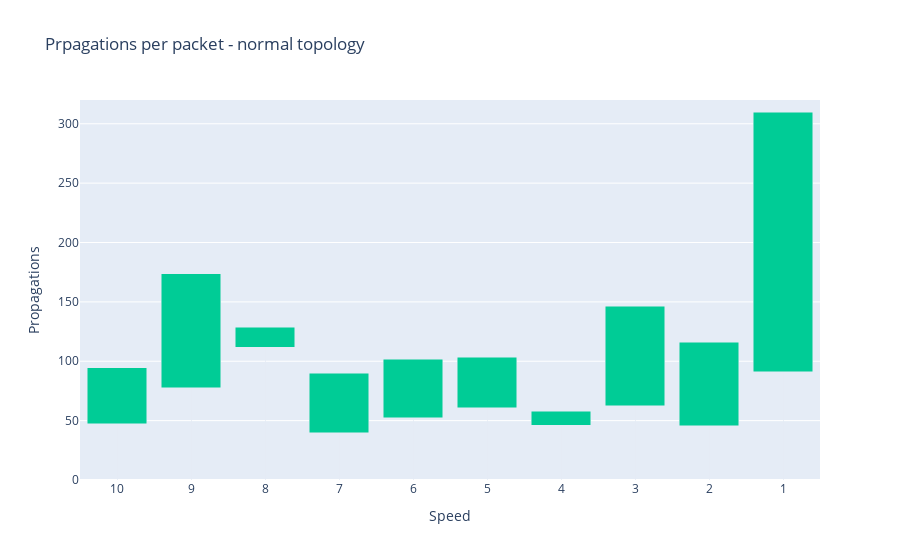

Source (notebook cell):
### Code cell
fig = get_propagations_per_packet_bar_chart('normal', title='Prpagations per packet - normal topology')
fig.show()

### Figure 1 — Plotly figure (JSON) as saved in the notebook; plotly's stock layout.template omitted (floating-point values rounded to 4 significant figures)
{"data": [{"marker": {"color": "rgb(255, 255, 255)"}, "name": "line", "type": "bar", "width": 0, "y": [47.41, 77.5, 112, 40, 52.41, 60.95, 46.06, 62.61, 45.71, 91.03]}, {"marker": {"color": "#00CC96"}, "name": "normal", "type": "bar", "y": [47.14, 96.29, 16.57, 50, 49.21, 42.46, 11.87, 83.73, 70.15, 218.7]}], "layout": {"barmode": "stack", "showlegend": false, "title": {"text": "Prpagations per packet - normal topology"}, "xaxis": {"tickmode": "array", "ticktext": ["10", "9", "8", "7", "6", "5", "4", "3", "2", "1"], "tickvals": [0, 1, 2, 3, 4, 5, 6, 7, 8, 9], "title": {"text": "Speed"}}, "yaxis": {"range": [0, 320], "title": {"text": "Propagations"}}}}
